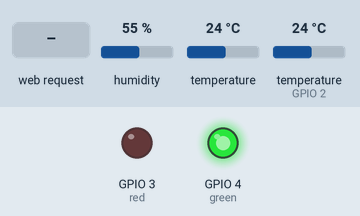
Bench run of a sketch on a simulated ESP32. Parts: output pins drawn as LEDs (lit = HIGH). The test bench sets the inputs (shaded band); at power-on: humidity 55 %, temperature 24 °C, temperature (sensor on GPIO 2) 24 °C. WiFi joins after 1.5 s; servers stay silent unless stated; what the sketch prints to the serial monitor is not drawn.

Above: at 11.2 s.
11.3 s: HTTP request GET /kas/ar_in_test.php received
At 12.7 s:
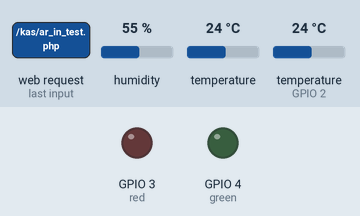
Timing chart, 0 to 24.2 s (numbered marks = the images above; inputs shaded):
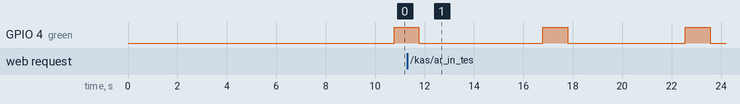

Measured:
- by itself, GPIO 4 (green): alternates HIGH for 1.0 s and LOW for 4.9 s

The sketch:

outside_temp.ino
```cpp
#include <SPI.h>
#include <WiFi.h>
#include <Wire.h>

#include <Adafruit_MCP9808.h>
#include <DHT.h>

char ssid[] = "EESYSTEMS";
char pass[] = "0894587672";
int keyIndex = 0;

int status = WL_IDLE_STATUS;

Adafruit_MCP9808 tempsensor = Adafruit_MCP9808();

//String mac_addr = "90:A2:DA:0F:C5:AA";//1
//String mac_addr = "90:A2:DA:0F:C4:B9";//2
//String mac_addr = "90:A2:DA:0F:C5:A2";//3
//String mac_addr = "90:A2:DA:0F:C5:D3";//4
//String mac_addr = "90:A2:DA:0F:C5:A5";//5
//String mac_addr = "90:A2:DA:0F:CA:D9";//6
String mac_addr = "z";//7

String ID = "AR_0007_2015_1.0"; //ID

WiFiServer server(80);

WiFiClient clientx;

boolean LineIsBlank = false;
String readString = "";

char cserver[] = "eesystems.net";

#define DHTPIN 2
#define DHTTYPE DHT11

DHT dht(DHTPIN, DHTTYPE);

float hoffset = 10;
//leds
int red = 3;
int green = 4;

void setup() {
  Serial.begin(57600);
  while (!Serial) {
    ;
  }
  while (status != WL_CONNECTED) {
    Serial.print("Attempting to connect to SSID: ");
    Serial.println(ssid);
    status = WiFi.begin(ssid,pass);
    delay(5000);
  }
  Serial.println("Connected!");
  printWifiStatus();
  server.begin();
  //leds
  pinMode(red, OUTPUT);
  pinMode(green, OUTPUT);
  //MCP
  if(!tempsensor.begin()) {
    Serial.println("Couldn't find MCP9808!");
    while(1);
  }
  //DHT11
  dht.begin();
}

void loop() {
  //leds
  digitalWrite(red, LOW);
  digitalWrite(green, LOW);
  //DHT
  float h = dht.readHumidity()+hoffset;
  if (h > 99) { h = 100; }
  else if (h < 20) { h = 20; }
  float t = dht.readTemperature();
  if (isnan(h) || isnan(t)) {
    Serial.println("Failed DHT sensor!");
    return;
  }
  delay(250);
  //MCP
  float c = tempsensor.readTempC();
  delay(250);
  //Server
  WiFiClient cli = server.available();
  if (cli) {
    //Serial.println("New Client!");
    boolean LineIsBlank = true;
    while (cli.connected()) {
      if (cli.available()) {
        char c = cli.read();
        Serial.write(c);
        if (readString.length() < 100) {
          readString += c;
        }
        if (c == '\n' && LineIsBlank) {
          Serial.println(readString);
          /*
          //print to serial monitor for debuging
          cli.println("HTTP/1.1 200 OK");
          cli.println("Content-Type: text/html");
          cli.println("Connection: close");
          cli.println("Refresh: 10");
          cli.println();
          cli.println("<!DOCTYPE HTML>");
          cli.println("<html>");
          cli.println("<head><title>ARDUINO</title>");
          cli.println("</head>");
          cli.println("<body>");
          //START
          //ARDUINO DATA
          cli.println("<h4>ARDUINO DATA</h4>");
          cli.print("<p>IP Address: ");
          cli.print(WiFi.localIP());
          cli.print("</p><p>Device ID: ");
          cli.print(ID);
          cli.print("</p><p>MAC ADDR: ");
          cli.print(mac_addr);
          cli.print("</p>");
          //DHT
          cli.println("<h4>DHT11 DATA</h4>");
          cli.print("<p>Humidity: ");
          cli.print(h);
          cli.print(" %</p><p>Temp: ");
          cli.print(t);
          cli.print(" C</p>");
          //MCP
          cli.println("<h4>MCP DATA</h4>");
          cli.print("<p>Temp: ");
          float c = tempsensor.readTempC();
          cli.print(c);
          cli.print(" C</p>");
          //end
          cli.println("</body>");
          cli.print("</html>");
          */
          break;
        }
        if (c == '\n') {
          // you're starting a new line
          LineIsBlank = true;
        }
        else if (c != '\r') {
          //you've gotten a character on the current line
          LineIsBlank = false;
        }
      }
    }
    delay(250);
    cli.stop();
    //Serial.println("Client Disconnected!");
  }
  //Send to server
  if (clientx.connect(cserver, 80)) {
    Serial.println("-> Connected");
    // Make a HTTP request:
    clientx.print("GET /kas/ar_in_test.php");
    //start vars
    clientx.print("?in=");
    clientx.print("1");
    clientx.print("&hum=");
    clientx.print(h);
    clientx.print("&temp1=");
    clientx.print(t);
    clientx.print("&temp2=");
    float c = tempsensor.readTempC();
    clientx.print(c);
    clientx.print("&id=");
    clientx.print(ID);

    clientx.print("&ip=");
    clientx.print("zz");
    /*
    clientx.print("&mac=");
    clientx.print(mac_addr);
    */
    //end vars
    clientx.println(" HTTP/1.1");
    clientx.print("Host: ");
    clientx.println(cserver);
    clientx.println("Connection: close");
    clientx.println();
    clientx.stop();
    Serial.println("-> SENT!");
    digitalWrite(green, HIGH);
    delay(1000);
    digitalWrite(green, LOW);
  } else {
    Serial.println("-> Connection failed!");
    digitalWrite(red, HIGH);
    delay(1000);
    digitalWrite(red, LOW);
  }
  delay(4000);
}

void printWifiStatus() {
  Serial.print("SSID: ");
  Serial.println(WiFi.SSID());
  IPAddress ip = WiFi.localIP();
  Serial.print("IP Address: ");
  Serial.println(ip);
  long rssi = WiFi.RSSI();
  Serial.print("signal (RSSI):");
  Serial.print(rssi);
  Serial.println(" dB");
}
```
